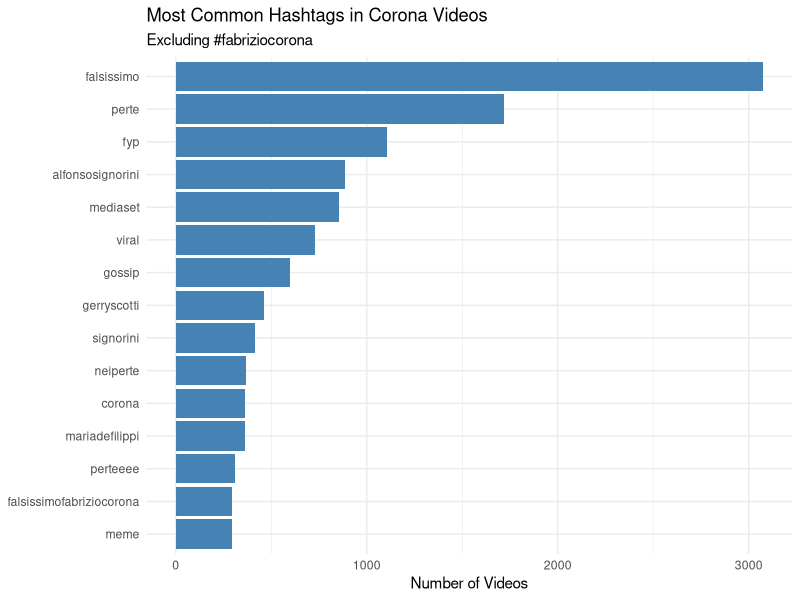
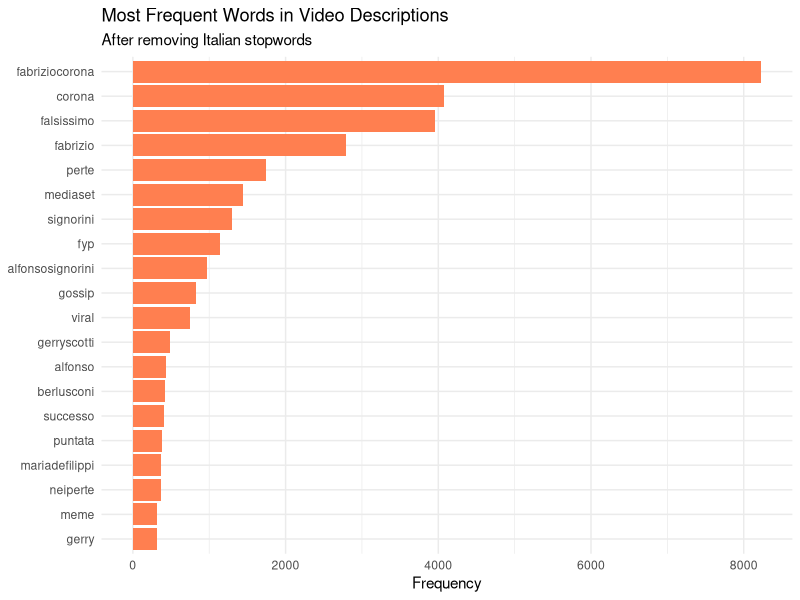
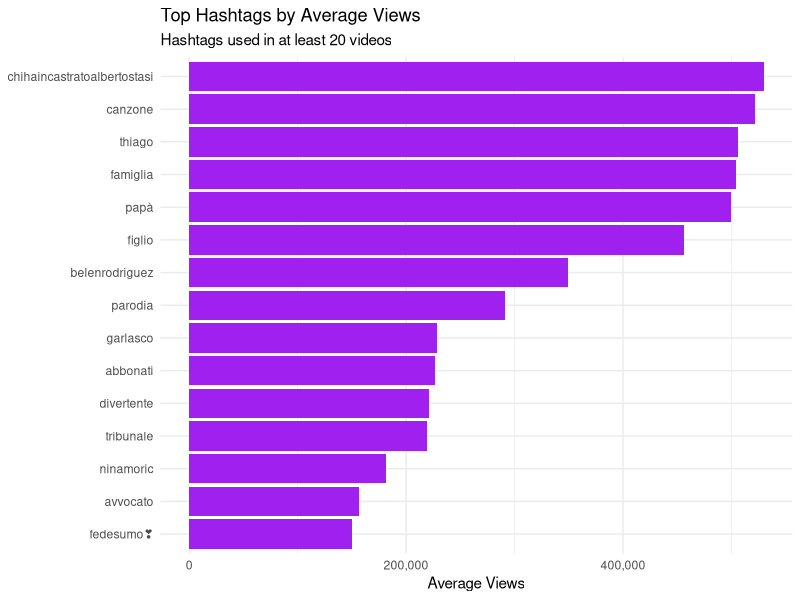
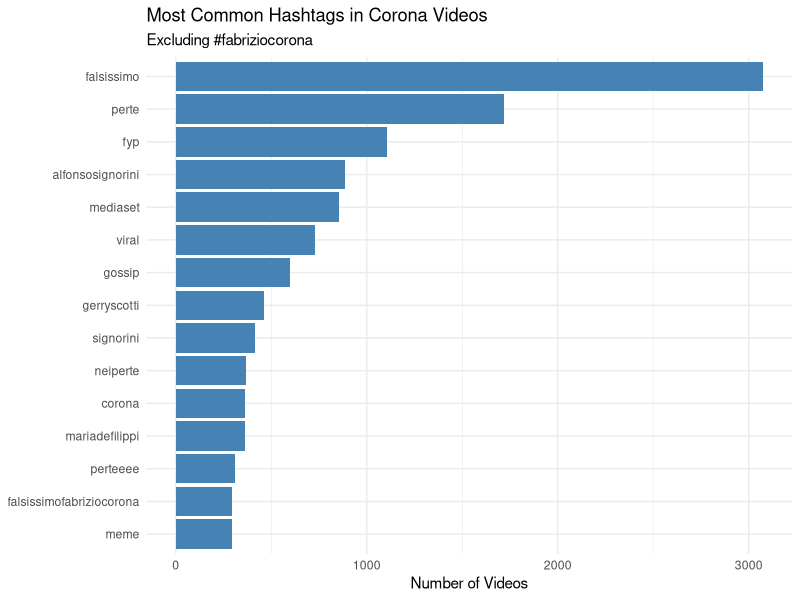
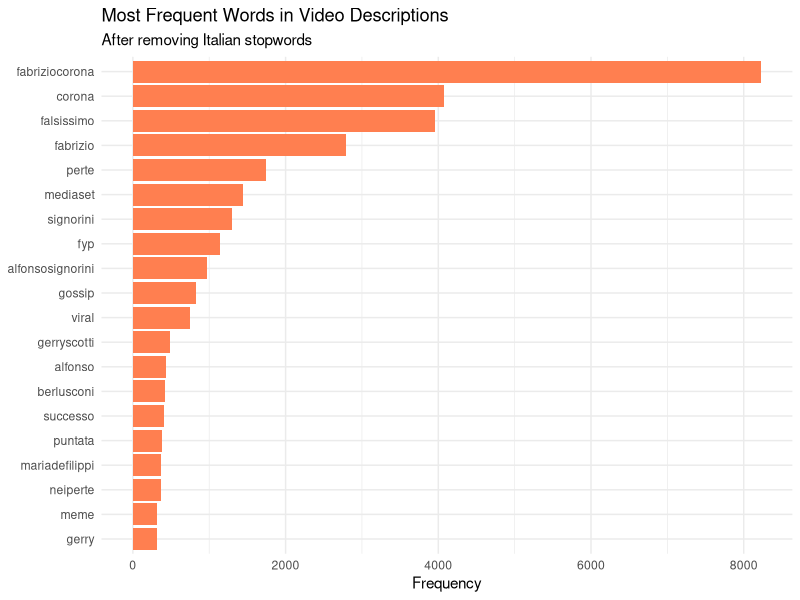

These figures' R source, in order:
# =============================================================================
# Day 5: Putting It All Together — Text Analysis & Capstone
# Data Analysis with R and Claude Code
# University of Urbino — PhD in Humanities
# =============================================================================

# Today we'll analyze text data and complete a full analysis

# -----------------------------------------------------------------------------
# SETUP
# -----------------------------------------------------------------------------

library(tidyverse)
library(tidytext)
library(scales)

# Import and prepare the data
corona <- read_csv("data/fabrizio_corona_tiktok_jan2026.csv",
                   col_types = cols(video_id = col_character(),
                                    music_id = col_character()))

# Add calculated variables
corona <- corona |>
  mutate(
    engagement_total = like_count + comment_count + share_count,
    engagement_rate = engagement_total / view_count,
    duration_category = factor(
      case_when(
        duration < 30 ~ "short",
        duration >= 30 & duration <= 60 ~ "medium",
        duration > 60 ~ "long"
      ),
      levels = c("short", "medium", "long")
    ),
    is_viral = view_count > 1000000
  )


# -----------------------------------------------------------------------------
# SECTION 1: Analyzing Hashtags
# -----------------------------------------------------------------------------

# The hashtags column contains comma-separated values
# Let's look at a few examples
corona |>
  select(video_id, hashtags) |>
  head(10)

# Step 1: Keep only rows with hashtags
corona_hashtags <- corona |>
  filter(!is.na(hashtags) & hashtags != "")

# How many videos have hashtags?
nrow(corona_hashtags)

# Step 2: Separate hashtags into individual rows
hashtag_counts <- corona_hashtags |>
  # One hashtag per row
  separate_rows(hashtags, sep = ",\\s*") |>
  # Clean up: lowercase, remove whitespace
  mutate(hashtags = str_to_lower(str_trim(hashtags))) |>
  # Remove empty strings
  filter(hashtags != "") |>
  # Count occurrences
  count(hashtags, sort = TRUE)

# View top hashtags
head(hashtag_counts, 20)

# Step 3: Visualize top hashtags (excluding the main search term)
hashtag_counts |>
  filter(hashtags != "fabriziocorona") |>
  head(15) |>
  ggplot(aes(x = reorder(hashtags, n), y = n)) +
  geom_col(fill = "steelblue") +
  coord_flip() +
  labs(
    title = "Most Common Hashtags in Corona Videos",
    subtitle = "Excluding #fabriziocorona",
    x = NULL,
    y = "Number of Videos"
  ) +
  theme_minimal()

# Save the plot
ggsave("output/top_hashtags.png", width = 10, height = 6, dpi = 300)

# Exercise: What are the top 10 hashtags that co-occur with Corona content?
# [YOUR CODE HERE]


# -----------------------------------------------------------------------------
# SECTION 2: Analyzing Video Descriptions (Word Frequency)
# -----------------------------------------------------------------------------

# Load Italian stopwords
# These are common words that don't carry meaning (the, a, is, etc.)
italian_stopwords <- read_csv("resources/italian-stopwords.csv")

# Alternative: Create a simple stopword list
# italian_stopwords <- tibble(word = c(
#   "di", "che", "e", "il", "la", "a", "per", "un", "una", "in", "non",
#   "è", "sono", "da", "con", "si", "come", "ma", "lo", "le", "più",
#   "ho", "ha", "questo", "questa", "quello", "quella", "se", "tutto"
# ))

# Step 1: Tokenize descriptions into words
words <- corona |>
  select(video_id, description) |>
  filter(!is.na(description)) |>
  # Split text into individual words (one word per row)
  unnest_tokens(word, description)

# How many words total?
nrow(words)

# Step 2: Remove stopwords
words_clean <- words |>
  anti_join(italian_stopwords, by = "word")

# How many words after removing stopwords?
nrow(words_clean)

# Step 3: Additional cleaning
words_clean <- words_clean |>
  # Remove numbers
  filter(!str_detect(word, "^[0-9]+$")) |>
  # Remove very short words (often not meaningful)
  filter(nchar(word) > 2) |>
  # Remove common web/social terms
  filter(!word %in% c("https", "http", "www", "com", "tiktok"))

# Step 4: Count word frequencies
word_counts <- words_clean |>
  count(word, sort = TRUE)

# View top words
head(word_counts, 30)

# Step 5: Visualize
word_counts |>
  head(20) |>
  ggplot(aes(x = reorder(word, n), y = n)) +
  geom_col(fill = "coral") +
  coord_flip() +
  labs(
    title = "Most Frequent Words in Video Descriptions",
    subtitle = "After removing Italian stopwords",
    x = NULL,
    y = "Frequency"
  ) +
  theme_minimal()

ggsave("output/top_words.png", width = 10, height = 6, dpi = 300)

# Exercise: Create a word frequency analysis without the name "corona" and "fabrizio"
# What topics emerge?
# [YOUR CODE HERE]


# -----------------------------------------------------------------------------
# SECTION 3: Combining Text and Engagement Analysis
# -----------------------------------------------------------------------------

# Question: Do videos with certain hashtags perform better?

# Calculate average views per hashtag
hashtag_performance <- corona_hashtags |>
  separate_rows(hashtags, sep = ",\\s*") |>
  mutate(hashtags = str_to_lower(str_trim(hashtags))) |>
  filter(hashtags != "" & hashtags != "fabriziocorona") |>
  group_by(hashtags) |>
  summarize(
    n_videos = n(),
    avg_views = mean(view_count),
    total_views = sum(view_count),
    avg_engagement = mean(engagement_rate, na.rm = TRUE)
  ) |>
  filter(n_videos >= 10)  # Only hashtags used at least 10 times

# Top hashtags by average views
hashtag_performance |>
  arrange(desc(avg_views)) |>
  head(15)

# Visualize
hashtag_performance |>
  filter(n_videos >= 20) |>
  arrange(desc(avg_views)) |>
  head(15) |>
  ggplot(aes(x = reorder(hashtags, avg_views), y = avg_views)) +
  geom_col(fill = "purple") +
  coord_flip() +
  scale_y_continuous(labels = label_comma()) +
  labs(
    title = "Top Hashtags by Average Views",
    subtitle = "Hashtags used in at least 20 videos",
    x = NULL,
    y = "Average Views"
  ) +
  theme_minimal()


# -----------------------------------------------------------------------------
# SECTION 4: From Data to Context — Building Video URLs
# -----------------------------------------------------------------------------

# So far we've identified interesting videos using numbers:
# top views, top engagement, specific hashtags...
# But to actually WATCH those videos, we need their URLs!

# TikTok URLs follow a predictable pattern:
# https://www.tiktok.com/@{author_name}/video/{video_id}

# We can construct URLs using paste0() — it pastes strings together
# with no separator (paste0 = "paste with zero separator")

# Example: building a single URL
paste0("https://www.tiktok.com/@", "exampleuser", "/video/", "7449234567891234")

# Let's add a video_url column to our entire dataset
corona <- corona |>
  mutate(video_url = paste0("https://www.tiktok.com/@", author_name, "/video/", video_id))

# Check the result
corona |>
  select(author_name, video_id, video_url) |>
  head(5)

# Now we can combine quantitative filtering with qualitative exploration!
# Find the top 5 most viewed videos AND get their URLs
corona |>
  arrange(desc(view_count)) |>
  head(5) |>
  select(author_name, description, view_count, video_url)

# Copy any URL into your browser to watch the actual video
# This is the bridge between quantitative patterns and qualitative understanding

# Exercise 3: Find the 5 most commented videos that mention "processo"
# (or another topic of your choice) in their description, and show their URLs.
# Hint: use filter() with str_detect(), then arrange(), head(), and select()
# [YOUR CODE HERE]


# -----------------------------------------------------------------------------
# SECTION 5: Reproducible Workflows
# -----------------------------------------------------------------------------

# BEST PRACTICES FOR ORGANIZING YOUR ANALYSIS

# 1. Project structure
# my_analysis/
# ├── data/           # Raw data (never modify!)
# ├── scripts/        # R code
# ├── output/         # Generated figures and tables
# └── README.md       # Description of the project

# 2. Script structure template
# 
# # =============================================================================
# # Title: My Analysis
# # Author: Your Name
# # Date: 2026-02-13
# # Description: Brief description of what this script does
# # =============================================================================
# 
# # SETUP ----------------------------------------------------------------------
# library(tidyverse)
# 
# # IMPORT DATA ----------------------------------------------------------------
# data <- read_csv("data/mydata.csv")
# 
# # CLEAN DATA -----------------------------------------------------------------
# data_clean <- data |>
#   filter(...) |>
#   mutate(...)
# 
# # ANALYSIS -------------------------------------------------------------------
# # Your analysis code here
# 
# # VISUALIZATION --------------------------------------------------------------
# # Your plots here
# 
# # EXPORT ---------------------------------------------------------------------
# ggsave("output/my_plot.png", width = 10, height = 6)
# write_csv(results, "output/results.csv")

# 3. Always comment your code!
# Comments explain WHY, not WHAT


# -----------------------------------------------------------------------------
# SECTION 6: CAPSTONE PROJECT
# -----------------------------------------------------------------------------

# Choose ONE of the following research questions and complete a full analysis.
# Use Claude Code to help you as needed.

# =============================================================================
# OPTION A: ENGAGEMENT ANALYSIS
# =============================================================================
# Research question: What factors are associated with higher engagement on 
# Fabrizio Corona TikTok videos?
# 
# Tasks:
# 1. Calculate an engagement metric of your choice
# 2. Compare engagement across video duration categories
# 3. Identify the top 10 most engaging videos (by your metric)
# 4. Create at least 2 visualizations
# 5. Write a brief summary of your findings (3-5 sentences)

# YOUR CODE FOR OPTION A:
# [YOUR CODE HERE]


# =============================================================================
# OPTION B: TEMPORAL ANALYSIS
# =============================================================================
# Research question: How did TikTok activity about Fabrizio Corona change 
# throughout January 2026?
# 
# Tasks:
# 1. Calculate daily and weekly statistics (video count, total views, avg engagement)
# 2. Identify any spikes or unusual patterns
# 3. Compare the first half vs. second half of the month
# 4. Create at least 2 visualizations (including a time series)
# 5. Write a brief summary of your findings (3-5 sentences)

# YOUR CODE FOR OPTION B:
# [YOUR CODE HERE]


# =============================================================================
# OPTION C: CREATOR ANALYSIS
# =============================================================================
# Research question: Who are the key creators driving the conversation about 
# Fabrizio Corona on TikTok?
# 
# Tasks:
# 1. Identify the most prolific creators (by number of videos)
# 2. Identify the most viewed creators (by total views)
# 3. Are these the same people? Compare the two lists.
# 4. Create at least 2 visualizations
# 5. Write a brief summary of your findings (3-5 sentences)

# YOUR CODE FOR OPTION C:
# [YOUR CODE HERE]


# -----------------------------------------------------------------------------
# SUMMARY TEMPLATE
# -----------------------------------------------------------------------------

# After completing your analysis, write your findings here:
#
# Research Question:
# [Write your research question]
#
# Key Findings:
# 1. [Finding 1]
# 2. [Finding 2]
# 3. [Finding 3]
#
# Conclusion:
# [2-3 sentences summarizing what you learned]
#
# Limitations:
# [What couldn't you answer with this data? What would you need?]


# -----------------------------------------------------------------------------
# CONGRATULATIONS!
# -----------------------------------------------------------------------------

# You've completed the course! Here's what you learned:
#
# Day 1: R basics, variables, vectors, functions
# Day 2: Importing data, exploring datasets, select(), filter()
# Day 3: mutate(), group_by(), summarize(), count(), arrange()
# Day 4: ggplot2 visualizations - histograms, bar charts, line plots, etc.
# Day 5: Text analysis, reproducible workflows, complete analysis
#
# Keep practicing and learning!
#
# Resources:
# - R for Data Science: https://r4ds.hadley.nz/
# - Text Mining with R: https://www.tidytextmining.com/
# - Posit Cheatsheets: https://posit.co/resources/cheatsheets/
# - Claude Code for assistance
#
# Good luck with your research!
